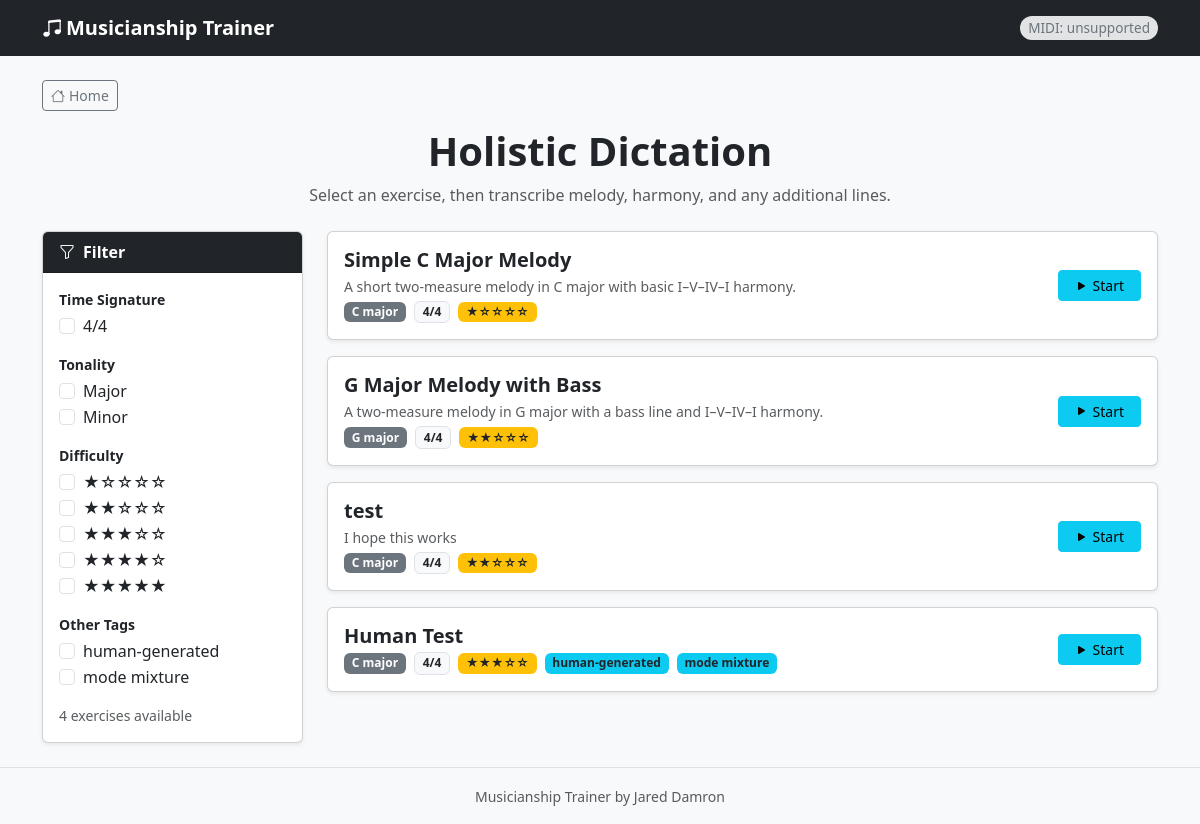
Screenshot of /holistic with the database file from the repository.
### models.py (models this page shows, shortened)
class HolisticExercise(db.Model):
    id             = db.Column(db.Integer, primary_key=True)
    name           = db.Column(db.String(100), nullable=False)
    description    = db.Column(db.String(300))
    folder         = db.Column(db.String(200), nullable=False)
    wav_filename   = db.Column(db.String(100), nullable=False, default='audio.wav')
    source_key     = db.Column(db.String(100), nullable=True)
    key_signature  = db.Column(db.String(10),  default='C')
    time_signature = db.Column(db.String(10),  default='4/4')
    tempo          = db.Column(db.Integer,     default=120)
    difficulty     = db.Column(db.Integer,     default=1)   # 1-5
    is_major       = db.Column(db.Boolean,     default=True)  # True=major, False=minor
    melody_clef    = db.Column(db.String(10),  default='treble')
    melody_notes_json  = db.Column(db.Text, nullable=False, default='[]')
    harmony_chords_json = db.Column(db.Text, nullable=False, default='[]')
    extra_lines_json = db.Column(db.Text, nullable=False, default='[]')
    tags = db.relationship('Tag', secondary=holistic_tags,
                           backref='holistic_exercises', lazy='subquery')

class Tag(db.Model):
    id = db.Column(db.Integer, primary_key=True)
    name = db.Column(db.String(50), unique=True, nullable=False)
    description = db.Column(db.String(200))

### app.py (the view)
@app.route('/holistic')
def holistic_index():
    exercises = HolisticExercise.query.all()
    all_tags  = Tag.query.filter(Tag.holistic_exercises.any()).order_by(Tag.name).all()
    contains_tags = [t for t in all_tags if t.name.startswith('contains:')]
    other_tags    = [t for t in all_tags if not t.name.startswith('contains:')]
    time_sigs = sorted(set(e.time_signature for e in exercises))
    return render_template('holistic_index.html',
                           exercises=exercises,
                           contains_tags=contains_tags,
                           other_tags=other_tags,
                           time_sigs=time_sigs)

### templates/holistic_index.html (shortened to what this page needs)
{% extends 'base.html' %}
{% block content %}
<div class="row">
  <div class="col-12">
    <div class="mb-3">
      <a href="{{ url_for('home') }}" class="btn btn-outline-secondary btn-sm">
        <i class="bi bi-house me-1"></i>Home
      </a>
    </div>
    <div class="text-center mb-4 mt-2">
      <h1 class="fw-bold">Holistic Dictation</h1>
      <p class="text-muted mb-0">Select an exercise, then transcribe melody, harmony, and any additional lines.</p>
    </div>
  </div>
</div>
<div class="row g-4">
  <div class="col-lg-3 col-md-4">
    <div class="card shadow-sm sticky-top" style="top: 1rem;">
      <div class="card-header bg-dark text-white fw-semibold">
        <i class="bi bi-funnel me-2"></i>Filter
      </div>
      <div class="card-body p-3">
        {% if time_sigs %}
        <div class="mb-3">
          <label class="fw-semibold d-block mb-1 small">Time Signature</label>
          {% for ts in time_sigs %}
            <div class="form-check">
              <input class="form-check-input holistic-filter" type="checkbox"
                     name="time_sig" value="{{ ts }}" id="ts-{{ ts | replace('/','_') }}">
              <label class="form-check-label" for="ts-{{ ts | replace('/','_') }}">{{ ts }}</label>
            </div>
          {% endfor %}
        </div>
        {% endif %}
        <div class="mb-3">
          <label class="fw-semibold d-block mb-1 small">Tonality</label>
          <div class="form-check">
            <input class="form-check-input holistic-filter" type="checkbox"
                   name="tonality" value="major" id="ton-major">
            <label class="form-check-label" for="ton-major">Major</label>
          </div>
          <div class="form-check">
            <input class="form-check-input holistic-filter" type="checkbox"
                   name="tonality" value="minor" id="ton-minor">
            <label class="form-check-label" for="ton-minor">Minor</label>
          </div>
        </div>
        <div class="mb-3">
          <label class="fw-semibold d-block mb-1 small">Difficulty</label>
          {% for d in [1,2,3,4,5] %}
            <div class="form-check">
              <input class="form-check-input holistic-filter" type="checkbox"
                     name="difficulty" value="{{ d }}" id="diff-{{ d }}">
              <label class="form-check-label" for="diff-{{ d }}">
                {{ '★' * d }}{{ '☆' * (5 - d) }}
              </label>
            </div>
          {% endfor %}
        </div>
        {% if other_tags %}
        <div class="mb-3">
          <label class="fw-semibold d-block mb-1 small">Other Tags</label>
          {% for tag in other_tags %}
            <div class="form-check">
              <input class="form-check-input holistic-filter" type="checkbox"
                     name="tag" value="{{ tag.name }}"
                     id="tag-{{ tag.name | replace(':','_') | replace(' ','_') }}">
              <label class="form-check-label"
                     for="tag-{{ tag.name | replace(':','_') | replace(' ','_') }}">
                {{ tag.name }}
              </label>
            </div>
          {% endfor %}
        </div>
        {% endif %}
        <div class="text-muted small" id="holistic-match-count"></div>
      </div>
    </div>
  </div>
  <div class="col-lg-9 col-md-8">
    <div id="holistic-exercise-list">
      {% if exercises %}
        {% for ex in exercises %}
          {% if ex.is_major %}
            {% set tonality_val = 'major' %}
          {% else %}
            {% set tonality_val = 'minor' %}
          {% endif %}
          <div class="card shadow-sm mb-3 holistic-exercise-card"
               data-time-sig="{{ ex.time_signature }}"
               data-is-major="{{ 'major' if ex.is_major else 'minor' }}"
               data-difficulty="{{ ex.difficulty }}"
               data-tags="{{ ex.tags | map(attribute='name') | join(',') }}">
            <div class="card-body">
              <div class="d-flex align-items-start justify-content-between flex-wrap gap-2">
                <div>
                  <h5 class="fw-bold mb-1">{{ ex.name }}</h5>
                  {% if ex.description %}
                    <p class="text-muted small mb-1">{{ ex.description }}</p>
                  {% endif %}
                  <div class="d-flex flex-wrap gap-2 align-items-center">
                    <span class="badge bg-secondary">{{ ex.key_signature }}
                      {{ 'major' if ex.is_major else 'minor' }}
                    </span>
                    <span class="badge bg-light text-dark border">{{ ex.time_signature }}</span>
                    <span class="badge bg-warning text-dark">
                      {{ '★' * ex.difficulty }}{{ '☆' * (5 - ex.difficulty) }}
                    </span>
                    {% for tag in ex.tags %}
                      <span class="badge bg-info text-dark">{{ tag.name }}</span>
                    {% endfor %}
                  </div>
                </div>
                <a href="{{ url_for('holistic_exercise', exercise_id=ex.id) }}"
                   class="btn btn-info btn-sm px-3 align-self-center"
                   style="color:#000;">
                  <i class="bi bi-play-fill me-1"></i>Start
                </a>
              </div>
            </div>
          </div>
        {% endfor %}
      {% else %}
        <div class="alert alert-info">
          No holistic exercises found. Run <code>python3 generate_holistic_exercises.py</code> to seed the database.
        </div>
      {% endif %}
    </div>
  </div>
</div>
{% endblock %}

### static/css/style.css (style rules this page uses)
body { background-color: #f8f9fa; min-height: 100vh; display: flex; flex-direction: column; }

### rows the page displays
HolisticExercise: time_signature "4/4", name "Simple C Major Melody", description "A short two-measure melody in C major with basic I–V–IV–I harmony.", key_signature "C", is_major "major", difficulty "★", difficulty "☆☆☆☆"
Tag: name "human-generated"
Tag: name "mode mixture"
HolisticExercise: name "G Major Melody with Bass", description "A two-measure melody in G major with a bass line and I–V–IV–I harmony.", key_signature "G", is_major "major", time_signature "4/4", difficulty "★★", difficulty "☆☆☆"
HolisticExercise: name "test", description "I hope this works", key_signature "C", is_major "major", time_signature "4/4", difficulty "★★", difficulty "☆☆☆"
HolisticExercise: name "Human Test", key_signature "C", is_major "major", time_signature "4/4", difficulty "★★★", difficulty "☆☆"

### other values shown
{{ '★' * d }} "★" "★★" "★★★" "★★★★" "★★★★★"
{{ '☆' * (5 - d) }} "☆☆☆☆" "☆☆☆" "☆☆" "☆"
